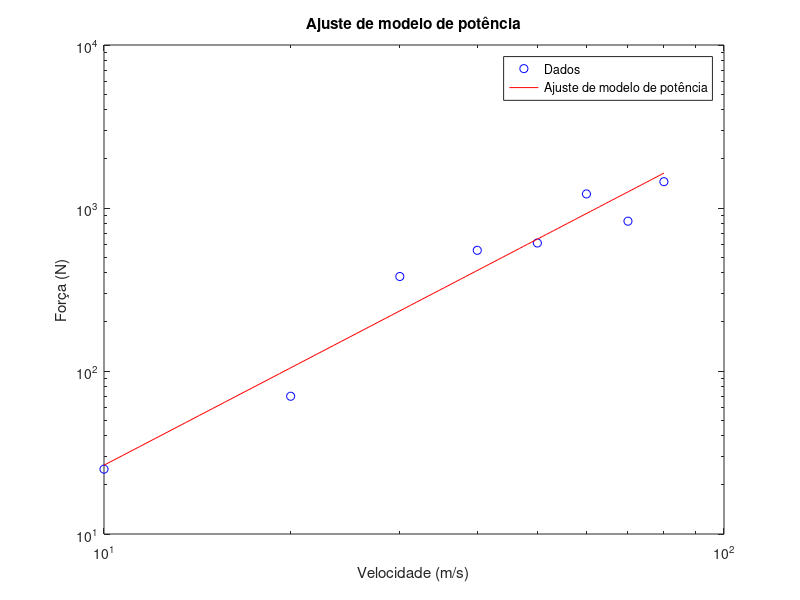

Write the MATLAB code that produced this figure.
% Definindo os dados
v = [10 20 30 40 50 60 70 80]; % velocidade, m/s
F = [25 70 380 550 610 1220 830 1450]; % força, N

% Transformando os dados usando o logaritmo natural
ln_v = log(v);
ln_F = log(F);

% Aplicando a regressão linear aos valores logarítmicos
p = polyfit(ln_v, ln_F, 1);

% Obtemos log(a) e b da regressão linear
b = p(1);
log_a = p(2);

% Voltamos à escala original para obter a e b
a = exp(log_a);

% Mostrando a e b
printf("a: %f\n", a);
printf("b: %f\n", b);

% Preparando os dados para o gráfico
v_fit = linspace(min(v), max(v), 100);
F_fit = a * v_fit .^ b;

% Criando o gráfico
figure;
loglog(v, F, 'bo', v_fit, F_fit, 'r-');
title("Ajuste de modelo de potência");
xlabel("Velocidade (m/s)");
ylabel("Força (N)");
legend('Dados', 'Ajuste de modelo de potência');
